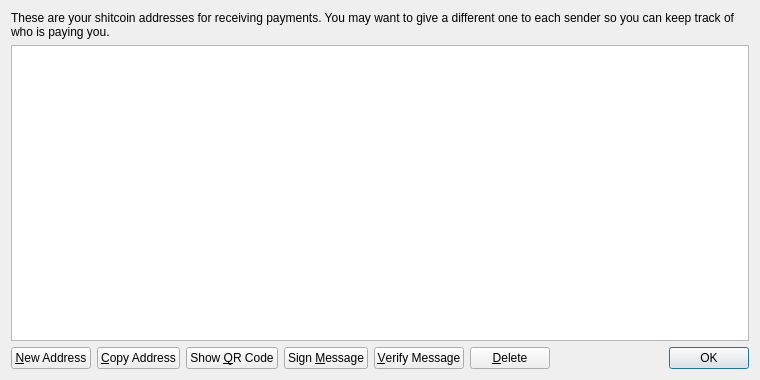
<?xml version="1.0" encoding="UTF-8"?>
<ui version="4.0">
 <class>AddressBookPage</class>
 <widget class="QWidget" name="AddressBookPage">
  <property name="geometry">
   <rect>
    <x>0</x>
    <y>0</y>
    <width>760</width>
    <height>380</height>
   </rect>
  </property>
  <property name="windowTitle">
   <string>Address Book</string>
  </property>
  <layout class="QVBoxLayout" name="verticalLayout">
   <item>
    <widget class="QLabel" name="labelExplanation">
     <property name="text">
      <string>These are your shitcoin addresses for receiving payments. You may want to give a different one to each sender so you can keep track of who is paying you.</string>
     </property>
     <property name="textFormat">
      <enum>Qt::PlainText</enum>
     </property>
     <property name="wordWrap">
      <bool>true</bool>
     </property>
    </widget>
   </item>
   <item>
    <widget class="QTableView" name="tableView">
     <property name="contextMenuPolicy">
      <enum>Qt::CustomContextMenu</enum>
     </property>
     <property name="toolTip">
      <string>Double-click to edit address or label</string>
     </property>
     <property name="tabKeyNavigation">
      <bool>false</bool>
     </property>
     <property name="alternatingRowColors">
      <bool>true</bool>
     </property>
     <property name="selectionMode">
      <enum>QAbstractItemView::SingleSelection</enum>
     </property>
     <property name="selectionBehavior">
      <enum>QAbstractItemView::SelectRows</enum>
     </property>
     <property name="sortingEnabled">
      <bool>true</bool>
     </property>
     <attribute name="verticalHeaderVisible">
      <bool>false</bool>
     </attribute>
    </widget>
   </item>
   <item>
    <layout class="QHBoxLayout" name="horizontalLayout">
     <item>
      <widget class="QPushButton" name="newAddressButton">
       <property name="toolTip">
        <string>Create a new address</string>
       </property>
       <property name="text">
        <string>&amp;New Address</string>
       </property>
       <property name="icon">
        <iconset resource="../shitcoin.qrc">
         <normaloff>:/icons/add</normaloff>:/icons/add</iconset>
       </property>
      </widget>
     </item>
     <item>
      <widget class="QPushButton" name="copyToClipboard">
       <property name="toolTip">
        <string>Copy the currently selected address to the system clipboard</string>
       </property>
       <property name="text">
        <string>&amp;Copy Address</string>
       </property>
       <property name="icon">
        <iconset resource="../shitcoin.qrc">
         <normaloff>:/icons/editcopy</normaloff>:/icons/editcopy</iconset>
       </property>
      </widget>
     </item>
     <item>
      <widget class="QPushButton" name="showQRCode">
       <property name="text">
        <string>Show &amp;QR Code</string>
       </property>
       <property name="icon">
        <iconset resource="../shitcoin.qrc">
         <normaloff>:/icons/qrcode</normaloff>:/icons/qrcode</iconset>
       </property>
      </widget>
     </item>
     <item>
      <widget class="QPushButton" name="signMessage">
       <property name="toolTip">
        <string>Sign a message to prove you own a shitcoin address</string>
       </property>
       <property name="text">
        <string>Sign &amp;Message</string>
       </property>
       <property name="icon">
        <iconset resource="../shitcoin.qrc">
         <normaloff>:/icons/edit</normaloff>:/icons/edit</iconset>
       </property>
      </widget>
     </item>
     <item>
      <widget class="QPushButton" name="verifyMessage">
       <property name="toolTip">
        <string>Verify a message to ensure it was signed with a specified shitcoin address</string>
       </property>
       <property name="text">
        <string>&amp;Verify Message</string>
       </property>
       <property name="icon">
        <iconset resource="../shitcoin.qrc">
         <normaloff>:/icons/transaction_0</normaloff>:/icons/transaction_0</iconset>
       </property>
      </widget>
     </item>
     <item>
      <widget class="QPushButton" name="deleteButton">
       <property name="toolTip">
        <string>Delete the currently selected address from the list</string>
       </property>
       <property name="text">
        <string>&amp;Delete</string>
       </property>
       <property name="icon">
        <iconset resource="../shitcoin.qrc">
         <normaloff>:/icons/remove</normaloff>:/icons/remove</iconset>
       </property>
      </widget>
     </item>
     <item>
      <spacer name="horizontalSpacer">
       <property name="orientation">
        <enum>Qt::Horizontal</enum>
       </property>
       <property name="sizeHint" stdset="0">
        <size>
         <width>40</width>
         <height>20</height>
        </size>
       </property>
      </spacer>
     </item>
     <item>
      <widget class="QDialogButtonBox" name="buttonBox">
       <property name="sizePolicy">
        <sizepolicy hsizetype="Maximum" vsizetype="Fixed">
         <horstretch>0</horstretch>
         <verstretch>0</verstretch>
        </sizepolicy>
       </property>
       <property name="standardButtons">
        <set>QDialogButtonBox::Ok</set>
       </property>
      </widget>
     </item>
    </layout>
   </item>
  </layout>
 </widget>
 <resources>
  <include location="../shitcoin.qrc"/>
 </resources>
 <connections/>
</ui>
